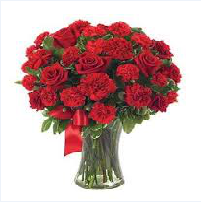
#> input picture Lab12/flower.png, 201 x 202 px
$ jupyter execute --allow-errors Lab_12_199281.ipynb   (shell and % lines are left out)   (older library calls are emulated)
#> lines starting #> are read from the running program, lines starting #| are printed output that depends on the picture
[cell 1]
import numpy as np
from PIL import Image
im = Image.open('flower.png')
#> im is the input picture: PIL image 201x202 RGBA; mean R, G, B, A 204.2, 173.1, 171.7, 255
im.show()

[cell 2]
im = im.resize((500,500), resample=0)
#> im: PIL image 500x500 RGBA
im.show()

[cell 3]
im= im.rotate(45)
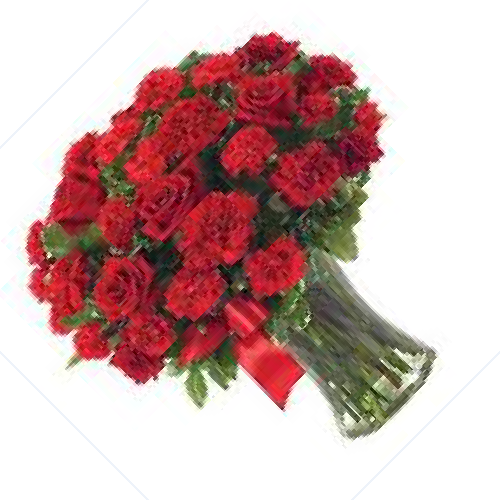
#> im: PIL image 500x500 RGBA; mean R, G, B, A 160.5, 129.5, 127.9, 211.2; transparent parts drawn white
im.show()

[cell 4]
im = Image.open('flower.png').resize((500,500), resample=0).rotate(45).convert('LA')
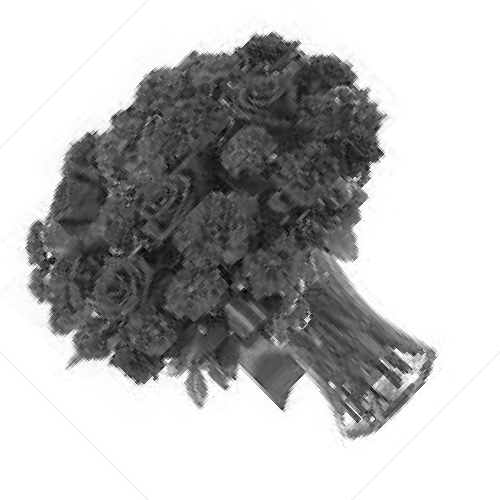
#> im: PIL image 500x500 LA; mean R, G, B, A 138.6, 138.6, 138.6, 211.2; transparent parts drawn white
im.save('greyscale.png')
im.show()

[cell 5]
import matplotlib.pyplot as plt
import matplotlib.image as mpimg

def rgb2gry(rgb):
    a = np.array(rgb) # this will convert the PIL.Image object to numpy array representation
    a.shape
    return np.dot(a[...,:3], [0.2989, 0.5870, 0.1140])
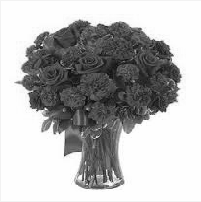
#> returned value: shape (202, 201) float64; min 0.00925, max 1, mean 0.715

img = mpimg.imread('flower.png')
gray = rgb2gry(img)
plt.imshow(gray, cmap=plt.get_cmap('gray'), vmin=0, vmax=1)
plt.show()

[cell 6]
print (gray.shape)
#| (202, 201)
plt.hist(gray.ravel(), bins=256, range=(0.0, 1.0), fc='k', ec='k')

plt.show()
#> figure, not shown here; tallest bar 19313 high, from x = 0.996 to 1

[cell 7]
from IPython.display import display, Math, Latex

import numpy as np
import matplotlib.pyplot as plt
from PIL import Image

img = Image.open('flower.jpg')

# display the image
plt.imshow(img, cmap='gray')

[cell 8]
# convert our image into a numpy array
img = np.asarray(img)

# put pixels in a 1D array by flattening out img array
flat = img.flatten()

# show the histogram
plt.hist(flat, bins=50)
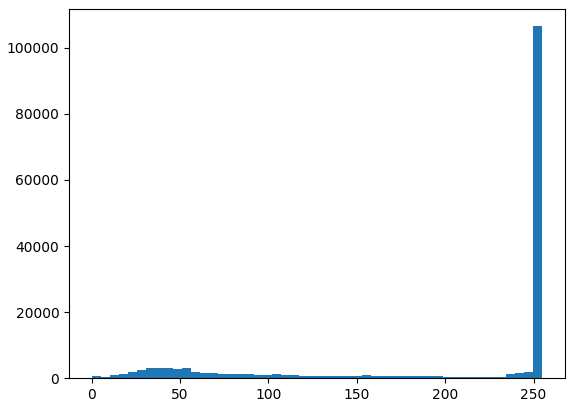
#> figure drawn by matplotlib, 1 panel; tallest bar 106547 high, from x = 249.9 to 255

[cell 9]
# create our own histogram function
def get_histogram(image, bins):
    # array with size of bins, set to zeros
#> called with image = array of shape (162408,), bins = 256
    histogram = np.zeros(bins)

    # loop through pixels and sum up counts of pixels
    for pixel in image:
        histogram[pixel] += 1
#> this loop made 162408 passes
#> pixel on passes 1 to 3: 238, 243, 250
#> after the loop, histogram = 256 values, max 100491 at index 255, min 42 at index 1, mean 634.4

    # return our final result
    return histogram

# execute our histogram function
hist = get_histogram(flat, 256)
#> hist has the same summary as histogram in get_histogram

[cell 10]
# create our cumulative sum function
def cumsum(a):
    a = iter(a)
    b = [next(a)]
#> b = [244]
    for i in a:
        b.append(b[-1] + i)
#> this loop made 255 passes
#> i on passes 1 to 3: 42, 50, 53
#> after the loop, b = 256 values from 244 to 162408
    return np.array(b)

# execute the fn
cs = cumsum(hist)
#> cs = 256 values from 244 to 162408

# display the result
plt.plot(cs)
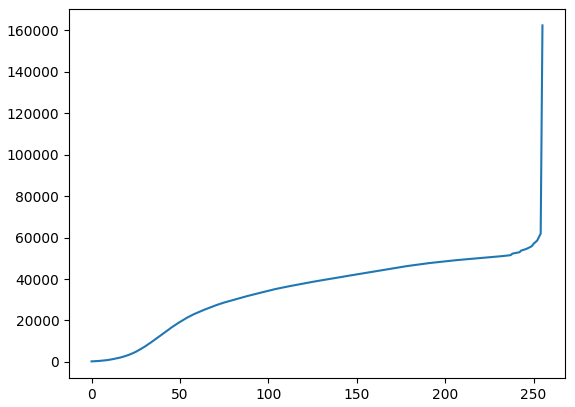
#> figure drawn by matplotlib, 1 panel; curve peaks at x = 255, y = 162408

[cell 11]
# numerator & denomenator
nj = (cs - cs.min()) * 255
#> nj = 256 values from 0 to 41351820
N = cs.max() - cs.min()
#> N = 162164

# re-normalize the cumsum
cs = nj / N
#> cs = 256 values from 0 to 255

# cast it back to uint8 since we can't use floating point values in images
cs = cs.astype('uint8')

plt.plot(cs)
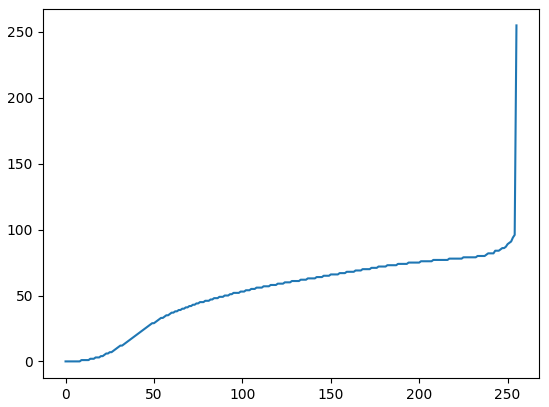
#> figure drawn by matplotlib, 1 panel; curve peaks at x = 255, y = 255

[cell 12]
# get the value from cumulative sum for every index in flat, and set that as img_new
img_new = cs[flat]

# put array back into original shape since we flattened it
img_new = np.reshape(img_new, img.shape)
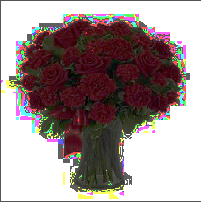
#> img_new: shape (202, 201, 4); mean R, G, B, A 159.6, 145.5, 144.4, 255

# set up side-by-side image display
fig = plt.figure()
fig.set_figheight(15)
fig.set_figwidth(15)

fig.add_subplot(1,2,1)
plt.imshow(img, cmap='gray')

# display the new image
fig.add_subplot(1,2,2)
plt.imshow(img_new, cmap='gray')

[cell 13]
import cv2
import numpy as np
img = cv2.imread('flower.png')
#> img: shape (202, 201, 3)
gray = cv2.cvtColor(img,cv2.COLOR_BGR2GRAY)
gray = np.float32(gray)
dst = cv2.cornerHarris(gray,2,3,0.04)
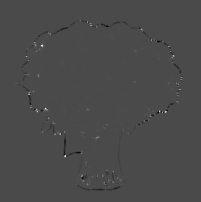
#> dst: shape (202, 201) float32; min -29482900, max 70880128, mean -24217.2; drawn with min black and max white
img[dst>0.01*dst.max()]=[0,0,255]
#> img: shape (202, 201, 3); mean B, G, R 169.1, 170.1, 206.3
#> (key Esc is pressed here)
cv2.imshow('dst',img)
#> (the rest of this cell did not finish here and is left out)

[cell 14]
import cv2
import numpy as np
#> (the rest of this cell did not finish here and is left out)

[cell 15]
import cv2
import numpy as np
img = cv2.imread('flower.png', cv2.IMREAD_GRAYSCALE)
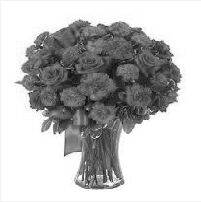
#> img: shape (202, 201); min 0, max 255, mean 188.1

sift=cv2.SIFT();


keypoints, descriptors = sift.detectAndCompute(img, None)
#> keypoints = 345 keypoints; strongest (x, y, size): (95, 85, 74.8), (100, 164, 27.3), (117, 185, 3.2), (53, 123, 2)


img = cv2.drawKeypoints(img, keypoints, None)
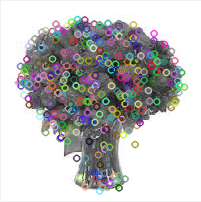
#> img: shape (202, 201, 3); mean of channels 0, 1, 2 189.8, 189.8, 190.4; drawn as B, G, R


cv2.imshow("Image", img)

cv2.waitKey(0)

cv2.destroyAllWindows()
